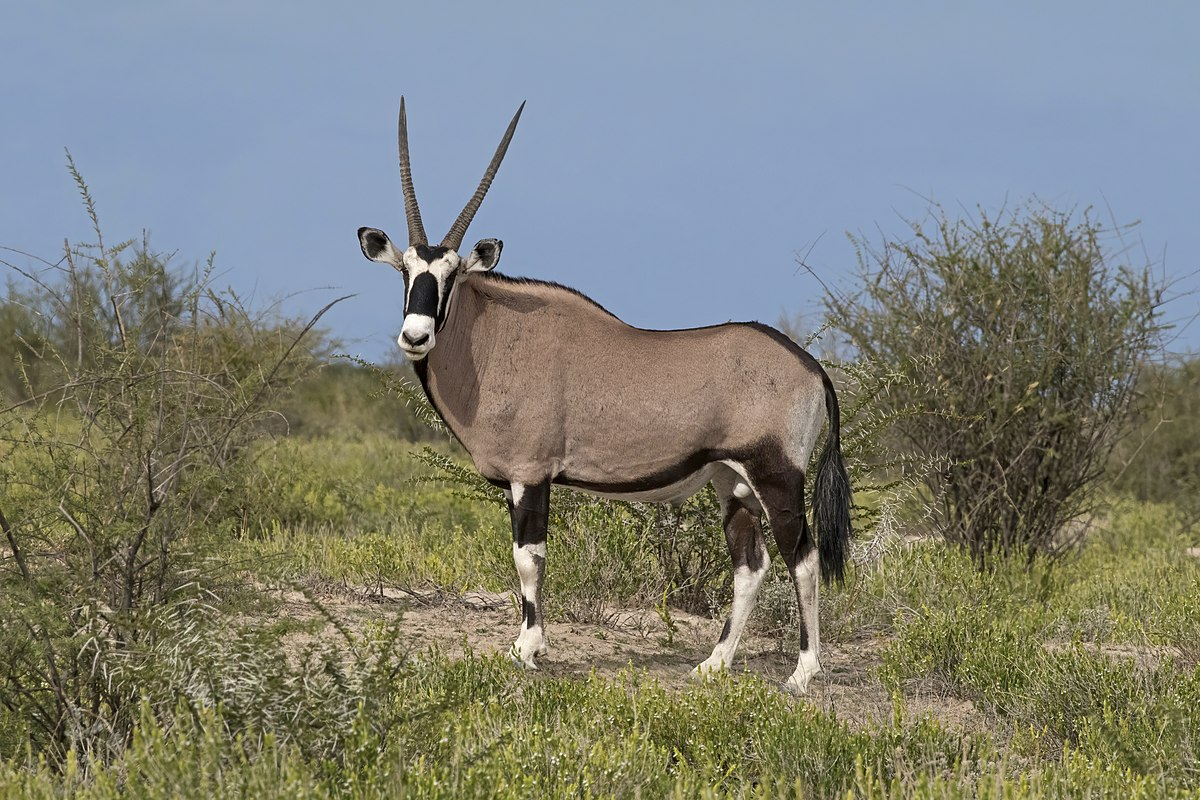
#> input picture p2_material/images_notebook/oryx.jpg, 1200 x 800 px
$ jupyter execute --allow-errors resum_funcions.ipynb
#> lines starting #> are read from the running program, lines starting #| are printed output that depends on the picture
# 📚 Resum de Funcions – Pràctica 2: Image Filtering & Edge Detection

Aquest notebook recull totes les funcions de biblioteques externes que hem utilitzat al llarg de la pràctica 2 de Visió per Computador.
Inclou exemples bàsics d'ús per a cada funció.

**Biblioteques principals:**
-  (scikit-image)
-
-
-

## 0. Imports generals

[cell 1]
import numpy as np
import matplotlib.pyplot as plt
from matplotlib import pyplot as plt

---
## 1.  – Lectura i visualització d'imatges

[cell 2]
from skimage import io

# Llegir una imatge (retorna array numpy)
# img = io.imread("ruta/imatge.jpg")
# - Imatge RGB → shape (H, W, 3), dtype uint8, valors [0, 255]
# - Imatge grayscale → shape (H, W), dtype uint8, valors [0, 255]

img = io.imread("./images_notebook/oryx.jpg")
#> img is the input picture: shape (800, 1200, 3); mean R, G, B 126.2, 128.8, 119.9
print("Shape:", img.shape)
#| Shape: (800, 1200, 3)
print("Dtype:", img.dtype)
#| Dtype: uint8
print("Min:", img.min(), "Max:", img.max())
#| Min: 0 Max: 255

---
## 2.  – Conversions de color

[cell 3]
from skimage.color import rgb2gray

# Converteix imatge RGB a escala de grisos
# - Entrada: uint8 [0, 255] RGB
# - Sortida: float64 [0.0, 1.0] (grisos)

img_gray = rgb2gray(img)
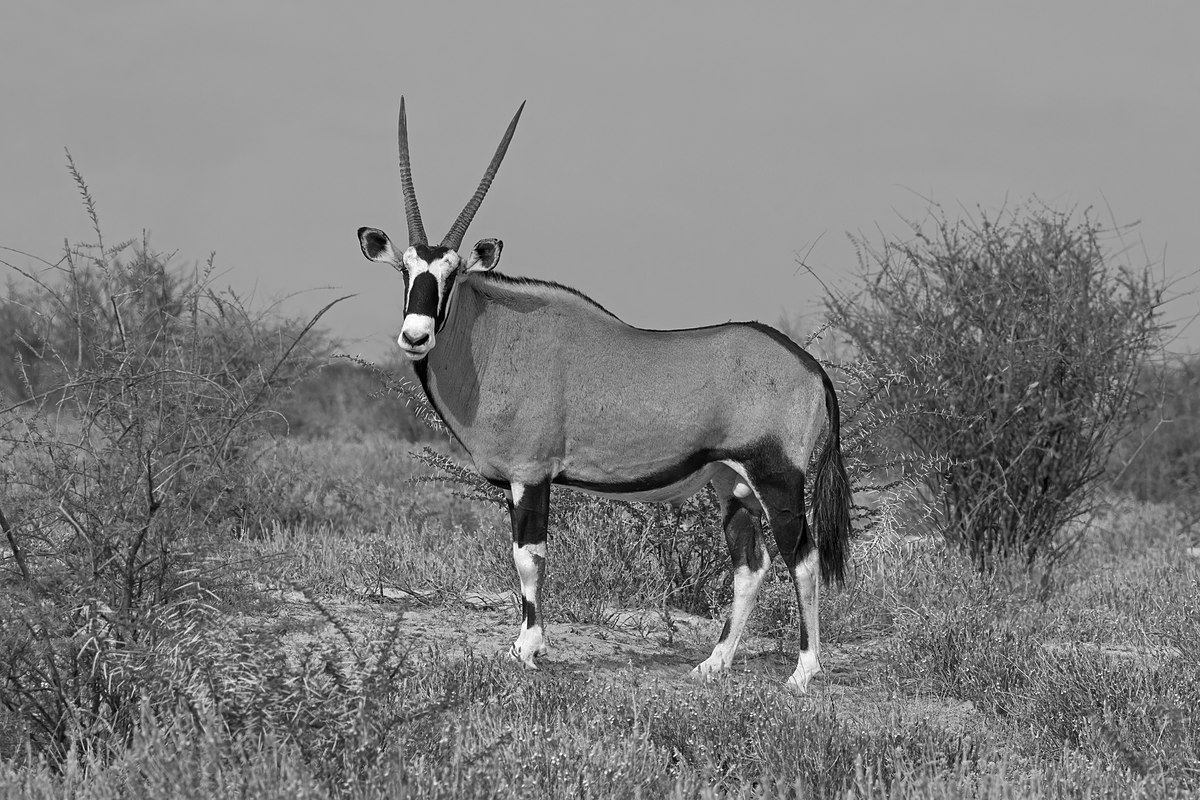
#> img_gray: shape (800, 1200) float64; min 0, max 1, mean 0.5
print("Shape:", img_gray.shape)  # (H, W) – sense canal de color
#| Shape: (800, 1200)
print("Dtype:", img_gray.dtype)  # float64
#| Dtype: float64
print("Min:", img_gray.min(), "Max:", img_gray.max())
#| Min: 0.0 Max: 1.0

---
## 3.  – Conversions de tipus (, )

[cell 4]
from skimage import img_as_float, img_as_ubyte

# img_as_float: converteix a float64 normalitzat a [0.0, 1.0]
# - Útil per fer operacions aritmètiques sobre la imatge
img_float = img_as_float(img)
print("img_as_float → dtype:", img_float.dtype, "min:", img_float.min(), "max:", img_float.max())
#| img_as_float → dtype: float64 min: 0.0 max: 1.0

# img_as_ubyte: converteix a uint8 [0, 255]
# - Útil per mostrar o desar imatges
# ⚠️ Atenció: si l'entrada té valors negatius o > 1 pot generar errors/clipping
img_ubyte = img_as_ubyte(img_gray)
print("img_as_ubyte → dtype:", img_ubyte.dtype, "min:", img_ubyte.min(), "max:", img_ubyte.max())
#| img_as_ubyte → dtype: uint8 min: 0 max: 255

---
## 4.  – Escala i redimensionat

[cell 5]
from skimage.transform import rescale, resize

# rescale: escala la imatge per un factor
# - preserve_range=True → manté el rang de valors originals
# - anti_aliasing=True → aplica suavitzat per evitar aliasing en downsizing
img_small = rescale(img_gray, 1/20, preserve_range=True, anti_aliasing=True)
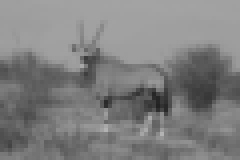
#> img_small: shape (40, 60) float64 (shown 4 times larger); min 0.135, max 0.702, mean 0.5
#> (the rest of this cell did not finish here and is left out)

---
## 5.  – Histograma

[cell 6]
from skimage.exposure import histogram
import matplotlib.pyplot as plt
import numpy as np

# ════════════════════════════════════════════
# MANERA 1: skimage.exposure.histogram
# ════════════════════════════════════════════
# Retorna (hist, bin_centers)
# - hist:        freqüències de cada bin
# - bin_centers: valor central de cada bin
# Funciona amb float [0,1] i uint8 [0,255]

# hist, bin_centers = histogram(img_gray, nbins=64)
# plt.bar(bin_centers, hist, width=bin_centers[1] - bin_centers[0])
# plt.title("Histograma – skimage")
# plt.show()

# ════════════════════════════════════════════
# MANERA 2: matplotlib plt.hist
# ════════════════════════════════════════════
# Més ràpid, no cal calcular bins manualment
# img.ravel() → aplana la imatge a 1D

# plt.hist(img_gray.ravel(), bins=64, color='steelblue', edgecolor='none')
# plt.title("Histograma – matplotlib")
# plt.xlabel("Intensitat")
# plt.ylabel("Freqüència")
# plt.show()

# ════════════════════════════════════════════
# COMPARACIÓ VISUAL COSTAT A COSTAT
# ════════════════════════════════════════════
# Generem una imatge de prova
img_demo = np.random.randint(0, 256, (100, 100), dtype=np.uint8)

hist_sk, bin_centers = histogram(img_demo, nbins=32)

fig, axes = plt.subplots(1, 2, figsize=(12, 3))

# skimage
axes[0].bar(bin_centers, hist_sk, width=bin_centers[1] - bin_centers[0],
            color='steelblue', edgecolor='none')
axes[0].set_title("skimage.exposure.histogram + plt.bar")
axes[0].set_xlabel("Intensitat")
axes[0].set_ylabel("Freqüència")

# matplotlib
axes[1].hist(img_demo.ravel(), bins=32, color='tomato', edgecolor='none')
axes[1].set_title("matplotlib plt.hist")
axes[1].set_xlabel("Intensitat")
axes[1].set_ylabel("Freqüència")

plt.tight_layout()
plt.show()
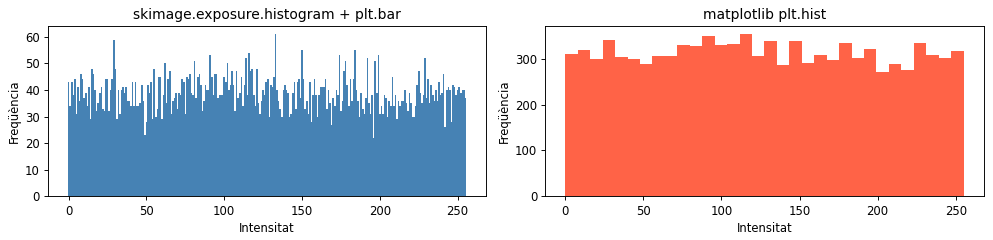
#> figure drawn by matplotlib, 2 panels; panel 1: tallest bar 61 high, from x = 132.5 to 133.5; panel 2: tallest bar 353 high, from x = 111.6 to 119.5

# ⚠️  Diferència clau:
#   - skimage.histogram → retorna arrays, útil si necessites els valors numèrics
#   - plt.hist          → directe, però no retorna arrays útils per operar

---
## 6.  – Convolució manual

[cell 7]
from scipy.ndimage import convolve

# convolve: aplica una convolució 2D amb una màscara personalitzada
# - mode="constant" → considera els píxels fora de la imatge com a 0
# - mode="reflect"  → reflecteix la imatge als marges (per defecte)

# Exemple: filtre de mitjana 5x5
mask = np.ones((5, 5)) / 25.0  # màscara normalitzada
img_conv = convolve(img_gray, mask)
print("Resultat convolució → shape:", img_conv.shape, "dtype:", img_conv.dtype)
#| Resultat convolució → shape: (800, 1200) dtype: float64

# ⚠️ Per aplicar convolució a imatge RGB canal a canal:
# filtered[:,:,0] = convolve(img[:,:,0], mask)
# filtered[:,:,1] = convolve(img[:,:,1], mask)
# filtered[:,:,2] = convolve(img[:,:,2], mask)

---
## 7.  – Filtre Gaussià

[cell 8]
from skimage.filters import gaussian

# gaussian: aplica un filtre gaussià a la imatge
# - sigma: desviació estàndard del kernel → controla la intensitat del suavitzat
# - Retorna float64

img_g1 = gaussian(img_gray, sigma=1.0)
img_g2 = gaussian(img_gray, sigma=2.0)
img_g5 = gaussian(img_gray, sigma=5.0)
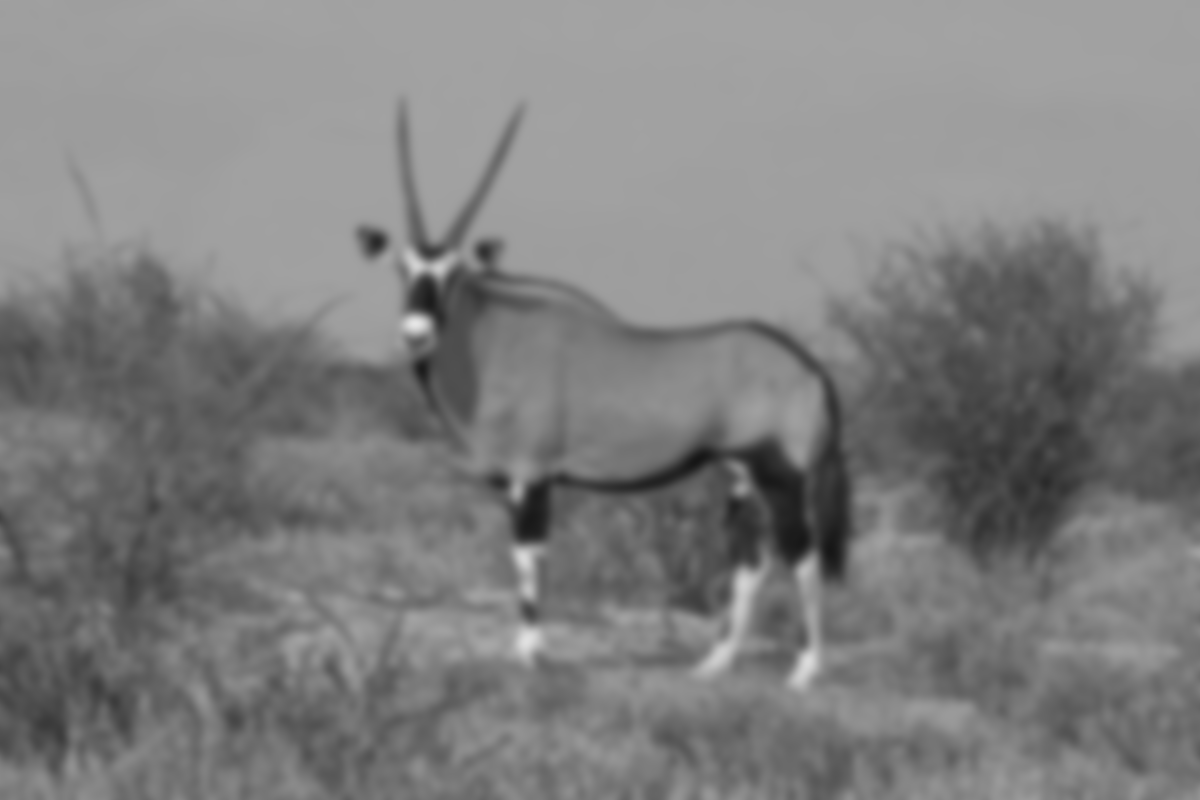
#> img_g5: shape (800, 1200) float64; min 0.0875, max 0.903, mean 0.5

fig, axes = plt.subplots(1, 4, figsize=(16, 4), sharex=True, sharey=True)
for ax, im, t in zip(axes, [img_gray, img_g1, img_g2, img_g5],
                        ["Original", "σ=1", "σ=2", "σ=5"]):
    ax.imshow(im, cmap="gray")
    ax.set_title(t)
    ax.axis("off")
#> this loop made 4 passes
#> t on passes 1 to 4: 'Original', 'σ=1', 'σ=2', 'σ=5'
plt.tight_layout()
plt.show()

# Ús en imatges híbrides:
# img_low_freq  = gaussian(img, sigma=4)     # freqüències baixes
# img_high_freq = img - img_low_freq          # freqüències altes

---
## 8.  – Filtre de Mediana

[cell 9]
from skimage.filters import median
from skimage.morphology import disk

# median: aplica el filtre de mediana usant un element estructurant (footprint)
# - disk(r): cercle de radi r → defineix el veïnatge del filtre
# - Molt eficaç per a soroll salt-and-pepper

img_ubyte_gray = img_as_ubyte(img_gray)
img_median = median(img_ubyte_gray, disk(3))
print("Median result → dtype:", img_median.dtype, "shape:", img_median.shape)
#| Median result → dtype: uint8 shape: (800, 1200)

---
## 9.  – Elements estructurants

#> (a cell that did not finish here is left out)

---
## 10.  – Soroll sintètic ()

[cell 11]
from skimage.util import random_noise

# random_noise: afegeix soroll a una imatge
# - Retorna sempre float64 [0.0, 1.0]

# Soroll gaussià:
#   mean  → mitja del soroll
#   var   → variància (intensitat del soroll)
# img_noisy_gauss = random_noise(img_gray, mean=0, var=0.01)

# Soroll salt-and-pepper (impulsiu):
#   mode="s&p"   → barreja sal i pebre
#   mode="salt" → només píxels blancs
#   mode="pepper" → només píxels negres
# img_noisy_sp = random_noise(img_gray, mode="s&p")

---
## 11.  – Detecció de contorns (Sobel, Prewitt)

[cell 12]
from skimage.filters import sobel, sobel_h, sobel_v
from skimage.filters import prewitt, prewitt_h, prewitt_v

# Operadors de gradient per a detecció de contorns
# - Retornen float64 amb la magnitud del gradient
# - sobel / prewitt:   gradient total (magnitud)
# - sobel_h / prewitt_h: gradient horitzontal (derivada en X)
# - sobel_v / prewitt_v: gradient vertical   (derivada en Y)

# ⚠️ Funcionen millor amb imatges float, no amb uint8
#    → Convertir amb img_as_float() o rgb2gray() (ja retorna float)

# img_gray_float = img_as_float(img_ubyte_gray)
# edges_sobel   = sobel(img_gray_float)
# edges_prewitt = prewitt(img_gray_float)
# edges_sobel_h = sobel_h(img_gray_float)   # gradient horitzontal
# edges_sobel_v = sobel_v(img_gray_float)   # gradient vertical

# Magnitud combinada manual:
# magnitude = np.sqrt(sobel_h(img)**2 + sobel_v(img)**2)

---
## 12.  – Detector de Canny

[cell 13]
from skimage.feature import canny

# canny: detector de contorns multi-etapa
# - sigma:      suavitzat gaussià previ (elimina soroll)
# - low_threshold / high_threshold: llindars per a hysteresis thresholding
# - Retorna imatge booleana (True = contorn)

# ⚠️ Requereix imatge uint8 (0–255)
#    → Usar img_as_ubyte(rgb2gray(img))

# img_uint8 = img_as_ubyte(rgb2gray(img))
# edges_canny = canny(img_uint8, sigma=1.0, low_threshold=10, high_threshold=20)

# A major sigma → més suavitzat → menys soroll detectat
# A major threshold → menys contorns (només els més forts)

---
## 13.  – Segmentació (Quickshift, SLIC)

[cell 14]
from skimage.segmentation import quickshift, mark_boundaries
import skimage.segmentation as segmentation

# quickshift: segmentació basada en medi shift al color space
# - kernel_size: mida del kernel per estimar densitat
# - max_dist:    distància màxima per unir regions
# - ratio:       balanç entre color i proximitat espacial [0..1]
# segments = quickshift(img_rgb, kernel_size=5, max_dist=20, ratio=0.8)

# segmentation.slic: segmentació en superpíxels (SLIC)
# - n_segments:   nombre aproximat de superpíxels
# - compactness:  balanç entre color i forma (> → més quadrats)
# - sigma:        suavitzat previ
# - start_label=1: els labels comencen per 1
# segments_slic = segmentation.slic(img_rgb, n_segments=200, compactness=25, sigma=1, start_label=1)

# mark_boundaries: dibuixa els contorns de la segmentació sobre la imatge
# - Retorna imatge float [0.0, 1.0]
# img_with_borders = mark_boundaries(img_rgb, segments)

# segmentation.mark_boundaries → equivalent a mark_boundaries si s'importa el mòdul

---
## 14.  – Visualització d'imatges

[cell 15]
import matplotlib.pyplot as plt
import numpy as np

# Imatge de prova
img_demo = np.random.rand(50, 50)

# ════════════════════════════════════════════
# MANERA 1: fig.add_subplot  (estil antic)
# ════════════════════════════════════════════
# - Crees plt.figure() primer
# - Afegeixes subplots un a un amb add_subplot(rows, cols, index)
# - L'índex és 1-BASED (comença per 1, no 0)
# - Les crides plt.xxx() s'apliquen al subplot "actiu" (el darrer creat)

fig = plt.figure(figsize=(12, 3))

fig.add_subplot(1, 3, 1)          # subplot 1 de 3 (índex 1-based)
plt.imshow(img_demo, cmap='viridis')
plt.title("add_subplot – 1")
plt.axis('off')

fig.add_subplot(1, 3, 2)          # subplot 2 de 3
plt.imshow(img_demo * 0.5, cmap='plasma')
plt.title("add_subplot – 2")
plt.axis('off')

fig.add_subplot(1, 3, 3)          # subplot 3 de 3
plt.imshow(1 - img_demo, cmap='gray')
plt.title("add_subplot – 3")
plt.axis('off')

plt.tight_layout()
plt.show()
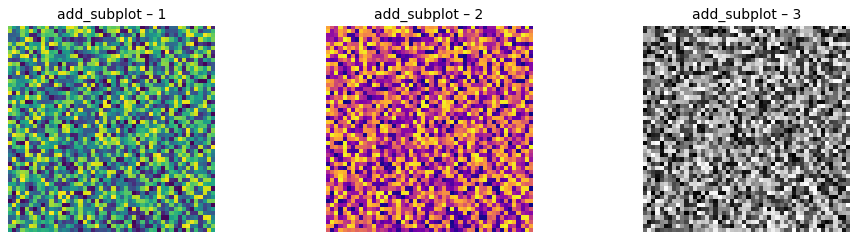
#> figure drawn by matplotlib, 3 panels

# ════════════════════════════════════════════
# MANERA 2: plt.subplots  (estil modern, recomanat ✅)
# ════════════════════════════════════════════
# - Crees figura I tots els subplots alhora
# - L'índex és 0-BASED (comença per 0)
# - Accés explícit a cada subplot via ax[i]
# - Suporta sharex=True / sharey=True per sincronitzar eixos
# - En 2D: ax[fila, columna] o ax[fila][columna]

fig, ax = plt.subplots(1, 3, figsize=(12, 3), sharex=True, sharey=True)

ax[0].imshow(img_demo, cmap='viridis')     # índex 0-based
ax[0].set_title("subplots – ax[0]")
ax[0].axis('off')

ax[1].imshow(img_demo * 0.5, cmap='plasma')
ax[1].set_title("subplots – ax[1]")
ax[1].axis('off')

ax[2].imshow(1 - img_demo, cmap='gray')
ax[2].set_title("subplots – ax[2]")
ax[2].axis('off')

plt.tight_layout()
plt.show()

# ════════════════════════════════════════════
# TAULA COMPARATIVA
# ════════════════════════════════════════════
# │                   │ fig.add_subplot │ plt.subplots + ax[i] │
# │ Indexació         │ 1-based         │ 0-based              │
# │ Creació subplots  │ un a un         │ tots alhora          │
# │ Referència        │ implícita       │ explícita ax[i]      │
# │ sharex / sharey   │ ❌ difícil      │ ✅ directe           │
# │ Subplots 2D       │ ❌ incòmode     │ ✅ ax[i,j]           │
# │ Estil             │ antic           │ modern, recomanat    │

# ⚠️  Nota: plt.title(), plt.imshow()... actuen sobre el subplot "actiu".
#           Amb ax[i].set_title(), ax[i].imshow()... és sempre explícit i segur.
